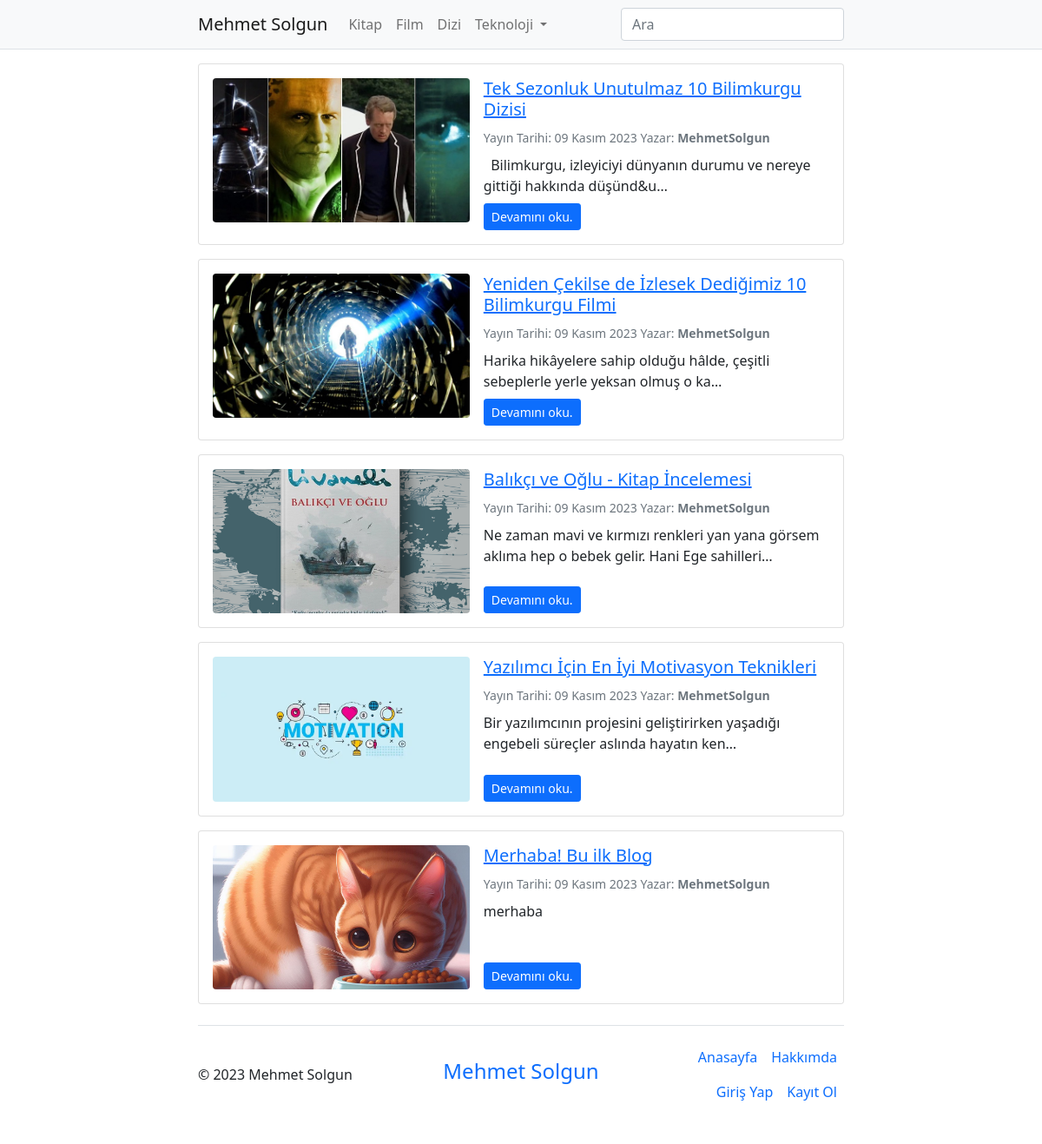
The page / on the database its author committed.
### blog/models.py (models this page shows, shortened)
class Post(models.Model):
    STATUS_CHOICES = (
    ('draft', 'Taslak'),
    ('published', 'Yayında'),
    )
    title = models.CharField("Blog Başlığı", max_length=250)
    slug = models.SlugField(max_length=250, unique_for_date='publish')
    author = models.ForeignKey(User,on_delete=models.CASCADE,related_name='blog_posts', verbose_name='Yazar')
    body = RichTextUploadingField("İçerik")
    image = models.ImageField(upload_to='thumbnail/%Y/%m/%d/')
    tags = TaggableManager()
    publish = models.DateTimeField(default=timezone.now, verbose_name="Yayınlanma Tarihi")
    created = models.DateTimeField(auto_now_add=True)
    updated = models.DateTimeField(auto_now=True)
    status = models.CharField("Yayınlanma Durumu", max_length=10,choices=STATUS_CHOICES,default='draft')
    class Meta:
        verbose_name_plural = "Blog Yazıları"
        verbose_name = "Yazı"
        ordering = ('-publish',)
    objects = models.Manager()
    published = PublishedManager()
    def get_absolute_url(self):
        return reverse('blog:post_detail', args=[self.slug])

### blog/views.py (the view)
# urls.py: path('',views.post_list,name="post_list"),
def post_list(request, tag_slug=None):
    posts = Post.published.all()
    tag = None
    if tag_slug:
        tag = get_object_or_404(Tag, slug=tag_slug)
        posts = posts.filter(tags__in=[tag])
    query = request.GET.get("q")
    if query:
        posts=Post.published.filter(Q(title__icontains=query) | Q(tags__name__icontains=query)).distinct()
    paginator = Paginator(posts, 10) # 10 posts in each page
    page = request.GET.get('page')
    try:
        posts = paginator.page(page)
    except PageNotAnInteger:
        posts = paginator.page(1)
    except EmptyPage:
        posts = paginator.page(paginator.num_pages)
    return render(request,'post_list.html',{'posts':posts, page:'pages', 'tag': tag})

### blog/models.py (called while the page is built)
    def get_queryset(self):
        return super(PublishedManager,self).get_queryset().filter(status='published')

### templates/post_list.html (shortened to what this page needs)
{% extends 'base.html' %}
{% block content %}
    {% for post in posts %}
    <div class="card mb-3">
        <div class="card-body">
            <div class="row g-0">
                <div class="col-md-5">
                    <div class="ratio ratio-16x9">
                        <img src="{{ post.image.url }}" class="rounded featured-image-list" alt="{{post.title}}">
                    </div>
                </div>
                <div class="col-md-7 ps-md-3 pt-3 pt-md-0 d-flex flex-column">
                        <h2 class="card-title h5">
                                <a href="{{ post.get_absolute_url }}">
                                {{ post.title }}
                                </a>
                        </h2>
                        <div class="text-muted">
                            <small>
                                Yayın Tarihi: {{ post.publish.date }} Yazar: <strong>{{ post.author }}</strong>
                            </small>
                        </div>
                        <p class="card-text mb-auto py-2">{{ post.body|safe|striptags|truncatechars:100 }}</p>
                        <div>
                            <a href="{{ post.get_absolute_url }}" class="btn btn-primary btn-sm">Devamını oku.</a>
                        </div>
                </div>
            </div>
        </div>
    </div>
    {% endfor %}
{% endblock content %}

### templates/base.html (shortened to what this page needs)
{% load static %}
<!DOCTYPE html>
<html lang="tr">
<head>
    <link href="https://cdn.jsdelivr.net/npm/bootstrap@5.0.0-beta3/dist/css/bootstrap.min.css" rel="stylesheet">
    <link href="{% static 'css/style.css' %}" rel="stylesheet">
     <link rel="stylesheet" href="//cdnjs.cloudflare.com/ajax/libs/highlight.js/10.1.1/styles/monokai-sublime.min.css">
</head>
<body>
  <nav class="navbar navbar-expand-lg navbar-light bg-light border-bottom">
    <div class="container">
      <a class="navbar-brand" href="{% url 'blog:post_list' %}">Mehmet Solgun</a>
      <div class="collapse navbar-collapse" id="navbarSupportedContent">
        <ul class="navbar-nav me-auto mb-2 mb-lg-0">
          <li class="nav-item">
            <a class="nav-link {% if request.path == '/tag/kitap/' %}active{% endif %}" aria-current="page" href="{{ request.scheme }}://{{ request.get_host }}/tag/kitap/">Kitap</a>
          </li>
          <li class="nav-item">
            <a class="nav-link {% if request.path == '/tag/film/' %}active{% endif %}" href="{{ request.scheme }}://{{ request.get_host }}/tag/film/">Film</a>
          </li>
          <li class="nav-item">
            <a class="nav-link {% if request.path == '/tag/dizi/' %}active{% endif %}" href="{{ request.scheme }}://{{ request.get_host }}/tag/dizi/">Dizi</a>
          </li>
         <li class="nav-item dropdown">
          <a class="nav-link dropdown-toggle" href="#" id="navbarDropdown" role="button" data-bs-toggle="dropdown" aria-expanded="false">
            Teknoloji
          </a>
        </li>
        </ul>
        <form class="d-flex" action="/">
          <input class="form-control mr-0" type="search" value="{{request.GET.q}}" name="q" placeholder="Ara" aria-label="Search">
</form>
      </div>
    </div>
  </nav>
  <main class="container my-3">
    {% block content %}
    {% endblock content %}
</main>
<div class="container">
  <footer class="d-flex flex-wrap justify-content-between align-items-center py-3 my-4 border-top">
    <p class="col-md-4 mb-0 text-body-secondary">© 2023 Mehmet Solgun</p>
    <a href="/" class="col-md-4 d-flex align-items-center justify-content-center mb-3 mb-md-0 me-md-auto link-body-emphasis text-decoration-none">
      <h4>Mehmet Solgun</h4>
    </a>
    <ul class="nav col-md-4 justify-content-end">
      <li class="nav-item"><a href="{% url 'blog:post_list' %}" class="nav-link px-2 text-body-secondary">Anasayfa</a></li>
      <li class="nav-item"><a href="#" class="nav-link px-2 text-body-secondary">Hakkımda</a></li>
      <li class="nav-item"><a href="#" class="nav-link px-2 text-body-secondary">Giriş Yap</a></li>
      <li class="nav-item"><a href="#" class="nav-link px-2 text-body-secondary">Kayıt Ol</a></li>
    </ul>
  </footer>
</div>
</body>
</html>

### static/css/style.css (style rules this page uses)
.container { max-width: 768px; width: 100%; }
.featured-image-list { object-fit: cover; }

### rows shown on the page
Post: image (picture), title "Tek Sezonluk Unutulmaz 10 Bilimkurgu Dizisi", publish "09 Kasım 2023", author "MehmetSolgun", body "Bilimkurgu, izleyiciyi dünyanın durumu ve nereye gittiği hakkında düşünd&u…"
Post: image (picture), title "Yeniden Çekilse de İzlesek Dediğimiz 10 Bilimkurgu Filmi", publish "09 Kasım 2023", author "MehmetSolgun", body "Harika hikâyelere sahip olduğu hâlde, çeşitli sebeplerle yerle yeksan olmuş o ka…"
Post: image (picture), title "Balıkçı ve Oğlu - Kitap İncelemesi", publish "09 Kasım 2023", author "MehmetSolgun", body "Ne zaman mavi ve kırmızı renkleri yan yana görsem aklıma hep o bebek gelir. Hani Ege sahilleri…"
Post: image (picture), title "Yazılımcı İçin En İyi Motivasyon Teknikleri", publish "09 Kasım 2023", author "MehmetSolgun", body "Bir yazılımcının projesini geliştirirken yaşadığı engebeli süreçler aslında hayatın ken…"
Post: image (picture), title "Merhaba! Bu ilk Blog", publish "09 Kasım 2023", author "MehmetSolgun", body "merhaba"
